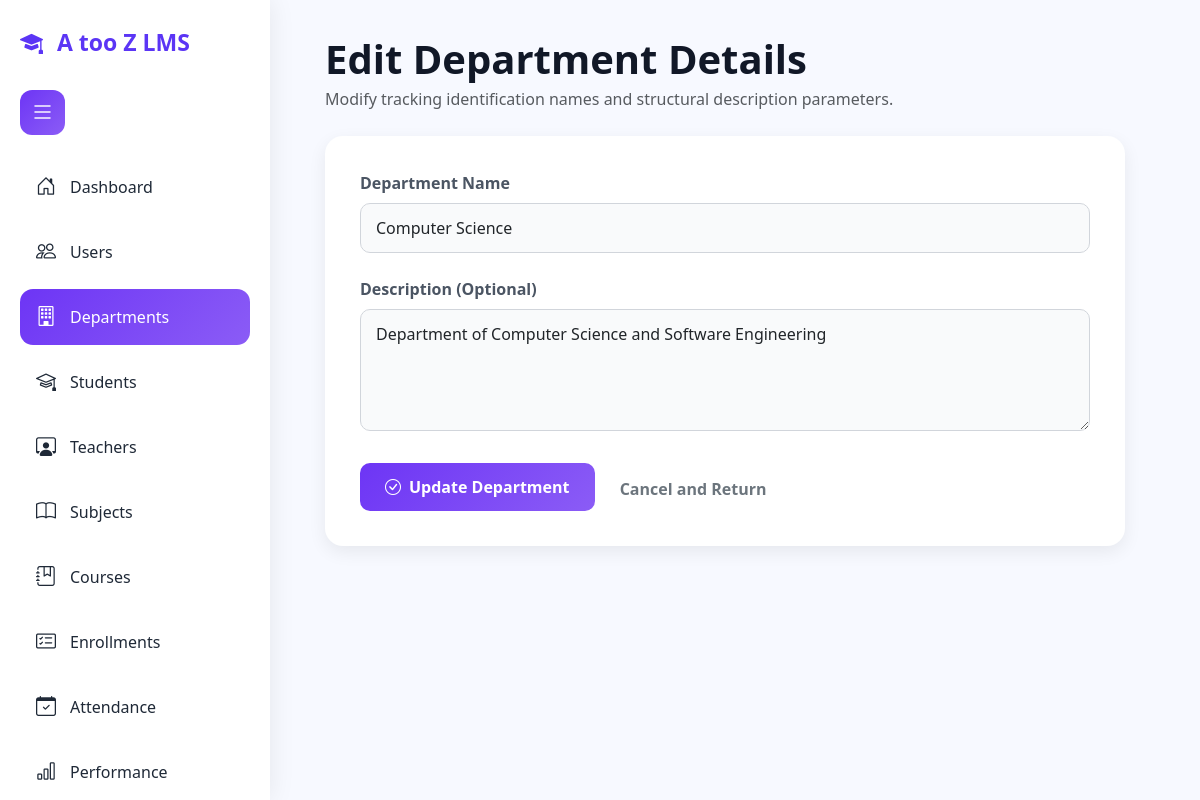
Screenshot of /admin/edit_department.php?id=3 (signed in) with the database file from the repository.
### tables this page shows
CREATE TABLE `department` (
  `DepartmentID` int(11) NOT NULL,
  `DepartmentName` varchar(100) NOT NULL,
  `Description` text DEFAULT NULL,
  `CreatedDate` timestamp NOT NULL DEFAULT current_timestamp()
);

### admin/edit_department.php (the view, shortened to what this page needs)
<?php
include("../config/db.php");
$id = isset($_GET['id']) ? intval($_GET['id']) : 0;
$stmt = $conn->prepare("SELECT * FROM Department WHERE DepartmentID = ?");
$stmt->bind_param("i", $id);
$stmt->execute();
$result = $stmt->get_result();
$row = $result->fetch_assoc();
?>
<!DOCTYPE html>
<html lang="en">
<head>
<link href="https://cdn.jsdelivr.net/npm/bootstrap@5.3.0/dist/css/bootstrap.min.css" rel="stylesheet">
<link href="https://cdn.jsdelivr.net/npm/bootstrap-icons/font/bootstrap-icons.css" rel="stylesheet">
</head>
<body>
<div class="wrapper">
<aside class="sidebar" id="sidebar">
    <div class="logo">
        <i class="bi bi-mortarboard-fill"></i>
        <span>A too Z LMS</span>
    </div>
    <div class="left-title">
            <button id="menuToggle" class="toggle-btn">
                <i class="bi bi-list"></i>
            </button>
    </div>
    <br>
    <ul class="menu">
        <li><a href="dashboard.php"><i class="bi bi-house-door"></i><span>Dashboard</span></a></li>
        <li><a href="manage_users.php"><i class="bi bi-people"></i><span>Users</span></a></li>
        <li><a href="manage_departments.php" class="active"><i class="bi bi-building"></i><span>Departments</span></a></li>
        <li><a href="manage_students.php"><i class="bi bi-mortarboard"></i><span>Students</span></a></li>
        <li><a href="manage_teachers.php"><i class="bi bi-person-workspace"></i><span>Teachers</span></a></li>
        <li><a href="manage_subjects.php"><i class="bi bi-book"></i><span>Subjects</span></a></li>
        <li><a href="manage_courses.php"><i class="bi bi-journal-bookmark"></i><span>Courses</span></a></li>
        <li><a href="manage_enrollment.php"><i class="bi bi-card-checklist"></i><span>Enrollments</span></a></li>
        <li><a href="attendance_report.php"><i class="bi bi-calendar-check"></i><span>Attendance</span></a></li>
        <li><a href="performance_report.php"><i class="bi bi-bar-chart"></i><span>Performance</span></a></li>
    </ul>
</aside>
<main class="content" id="content">
    <div class="topbar">
        <div class="left-title">
            <div>
                <h1 class="fw-bold mb-1">Edit Department Details</h1>
                <p class="text-muted mb-0">Modify tracking identification names and structural description parameters.</p>
            </div>
        </div>
    </div>
    <div class="section-box">
        <form action="update_department.php" method="POST" class="needs-validation" novalidate>
            <div class="row g-4">
                <div class="col-12">
                    <label class="form-label">Department Name</label>
                    <input type="text" name="name" class="form-control" value="<?= htmlspecialchars($row['DepartmentName']) ?>" placeholder="e.g. Department of Computer Science" required minlength="2">
                </div>
                <div class="col-12">
                    <label class="form-label">Description (Optional)</label>
                    <textarea name="desc" class="form-control" rows="4" placeholder="Brief descriptive summary layout regarding department operational scopes..."><?= htmlspecialchars($row['Description'] ?? '') ?></textarea>
                </div>
                <div class="col-12 mt-4 pt-2">
                    <button type="submit" class="btn-gradient me-2">
                        <i class="bi bi-check-circle me-2"></i>Update Department
                    </button>
                    <a href="manage_departments.php" class="btn text-secondary fw-semibold">Cancel and Return</a>
                </div>
            </div>
        </form>
    </div>
</main>
</div>
</body>
</html>

### admin/edit_department.php (style rules this page uses)
body { margin:0; font-family:'Segoe UI', sans-serif; background:#f7f9ff; color:#111827; }
.wrapper { display:flex; }
.sidebar { width:270px; height:100vh; background:#fff; padding:25px 20px; position:fixed; left:0; top:0; box-shadow:0 0 25px rgba(0,0,0,0.08); overflow-y:auto; overflow-x:hidden; transition:all .3s ease; z-index:1000; }
.logo { font-size:23px; font-weight:700; color:#5b35f5; margin-bottom:30px; white-space:nowrap; }
.logo i { margin-right:8px; }
.menu { list-style:none; padding:0; margin:0; }
.menu li { margin-bottom:9px; }
.menu a { text-decoration:none; display:flex; align-items:center; gap:13px; color:#1f2937; padding:13px 15px; border-radius:13px; font-weight:500; white-space:nowrap; }
.menu a i { font-size:20px; min-width:22px; text-align:center; }
.menu a:hover, .menu a.active { background:linear-gradient(135deg,#6d35f5,#8b5cf6); color:white; }
.content { margin-left:290px; padding:35px; width:calc(100% - 290px); transition:all .3s ease; }
.topbar { display:flex; justify-content:space-between; align-items:center; margin-bottom:25px; gap:20px; }
.left-title { display:flex; align-items:center; gap:15px; }
.toggle-btn { border:none; background:linear-gradient(135deg,#6d35f5,#8b5cf6); color:white; width:45px; height:45px; border-radius:12px; font-size:24px; cursor:pointer; }
.section-box { background:white; border-radius:18px; padding:35px; margin-top:25px; box-shadow:0 6px 18px rgba(0,0,0,0.07); max-width: 800px; }
.form-label { font-weight: 600; color: #4b5563; margin-bottom: 8px; }
.form-control { padding: 12px 15px; border: 1px solid #d1d5db; border-radius: 10px; background-color: #f9fafb; transition: all 0.2s; }
.btn-gradient { background: linear-gradient(135deg, #6d35f5, #8b5cf6); color: white; padding: 12px 25px; border-radius: 10px; font-weight: 600; border: none; }

### rows the page displays
department: name "Computer Science", desc "Department of Computer Science and Software Engineering"
